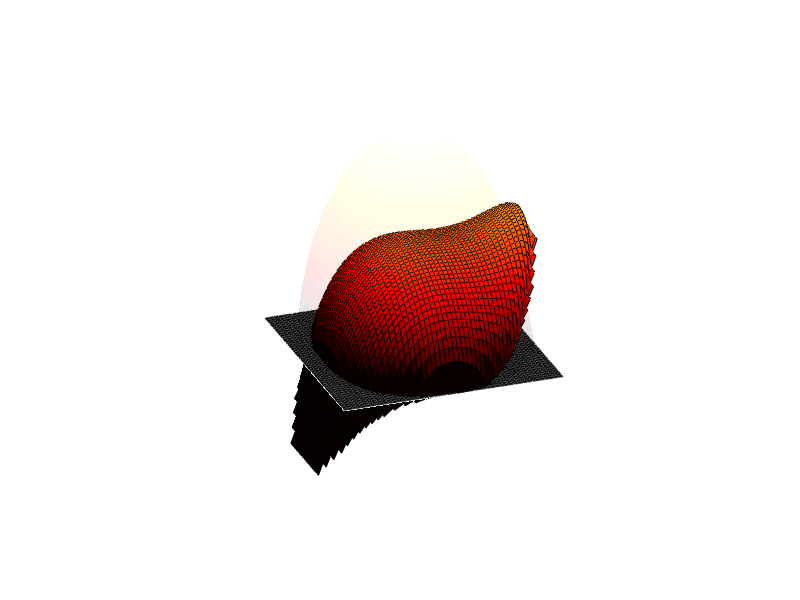
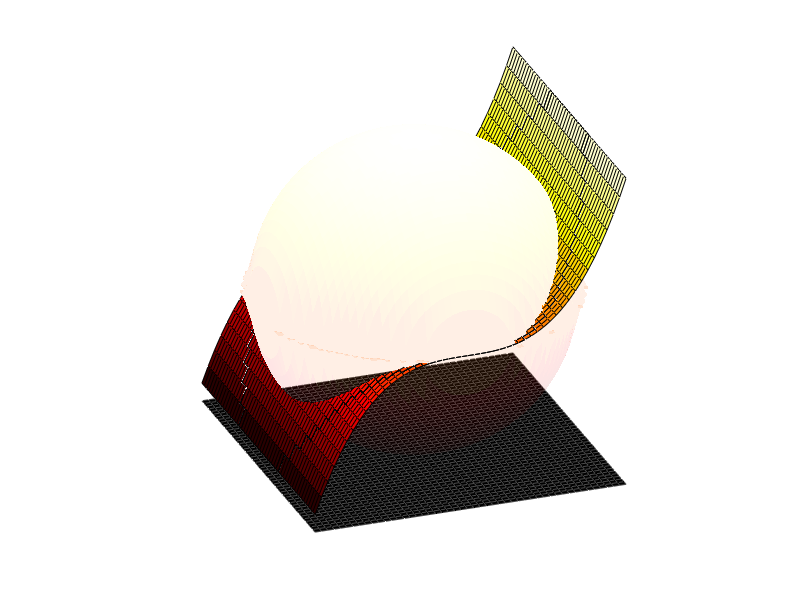
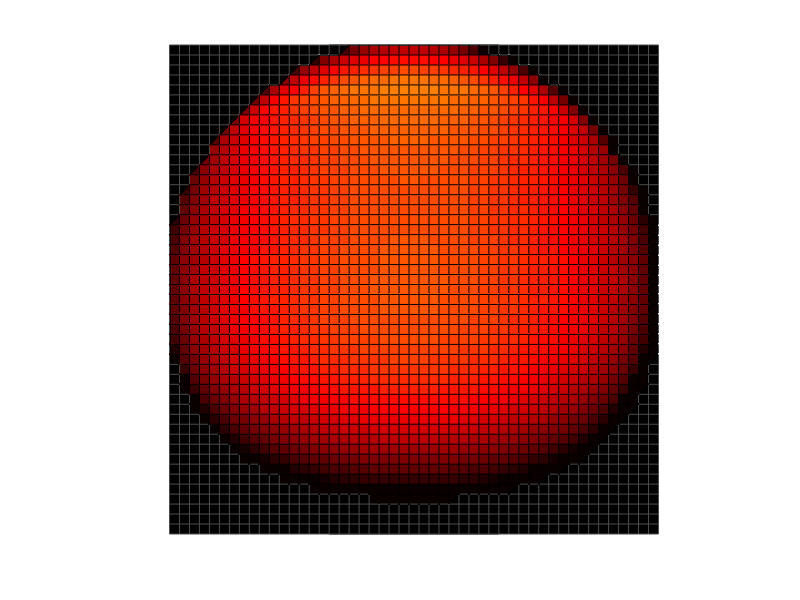

The MATLAB script that drew these images, in order:
clear all; %close all; 

radius = 25;


peaksSurf = peaks(60).*1.5;
rasterSurf = peaksSurf(6:55,6:55);

rasterSurf = zeros(50,50);

%------------------------------------------
% tilt
for x=1:2*radius
   for y=1:2*radius
       rasterSurf(x,y) = rasterSurf(x,y)+ 0.1*x + 0.15*y;
   end
end
%------------------------------------------


x=[-24:25]; myFunc = (x).^3; myFunc = radius * myFunc / max( myFunc );
rasterSurf = repmat((myFunc),50,1);

%------------------------------------------


rasterSurf = rasterSurf - rasterSurf(26,26) + radius; %central pixel is always 0
rasterSurfCutAway = rasterSurf;

voxelStack    = zeros( radius*2, radius*2 );

rasterSurfSphere    = zeros( radius*2, radius*2 ); 

rasterSum   = zeros( radius*2, radius*2 ); 

for x=1:2*radius
   for y=1:2*radius
       toBeSqrt = (radius*.98)^2 -(x-0.5-radius)^2 -(y-0.5-radius)^2;
       if( toBeSqrt<0 )
           voxelStack(x,y) = nan;
           if( toBeSqrt > -75 )
              voxelStack(x,y) = 0;
            %rasterSurfCutAway(x,y) = nan;
           end
       else
            voxelStack(x,y) = sqrt( toBeSqrt ); 
            rasterSurfCutAway(x,y) = nan;
       end
   end
end
voxelStackBot = -voxelStack + radius;
voxelStackTop =  voxelStack + radius;

startAZ = -20;
animFig = figure; hold on; 
set( animFig, 'color', [ 1.0 1.0 1.0 ] ); % set background to white
colormap hot; caxis( [0 2*radius]);
view( startAZ, 25 );
grid on; axis off;

h0 = surface( zeros(50,50)+.001 ); set( h0, 'EdgeColor', [ .3 .3 .3 ], 'FaceColor', 'black' );
%h4 = surface( rasterSurfCutAway );
axis tight; axis equal; axis vis3d;

ctr = 1;
    rel = 1;
    h3 = surface( rasterSurf-(radius-voxelStack)*ctr*rel ); 
    h1 = surface( voxelStackTop-(radius-voxelStack)*ctr*rel ); set( h1, 'EdgeAlpha', 0.1, 'FaceAlpha', 0.1 );
    h2 = surface( voxelStackBot-(radius-voxelStack)*ctr*rel ); set( h2, 'EdgeAlpha', 0.1, 'FaceAlpha', 0.1 );


startAZ = -20;
animFig = figure; hold on; 
set( animFig, 'color', [ 1.0 1.0 1.0 ] ); % set background to white
colormap hot; caxis( [0 2*radius]);
view( startAZ, 25 );
grid on; axis off;
h0 = surface( zeros(50,50)+.001 ); set( h0, 'EdgeColor', [ .3 .3 .3 ], 'FaceColor', 'black' );
h1 = surface( voxelStackTop );set( h1, 'EdgeAlpha', 0.1, 'FaceAlpha', 0.1 );
h2 = surface( voxelStackBot ); set( h2, 'EdgeAlpha', 0.1, 'FaceAlpha', 0.1 );
h3 = surface( rasterSurf+0*voxelStack );
h4 = surface( rasterSurfCutAway );
axis tight; axis equal; axis vis3d;




rasterSurfFinal = rasterSurf-(radius-voxelStack);
rasterSurfFinal( find( rasterSurfFinal < 0 ) ) = 0;
rasterVolume = min( rasterSurfFinal, voxelStack.*2 );
figResult = figure; hold on; axis off;
set( figResult, 'color', [ 1.0 1.0 1.0 ] ); % set background to white
colormap hot; caxis( [0 2*radius]);
surface( rasterVolume );
h0 = surface( zeros(50,50)+.001 ); set( h0, 'EdgeColor', [ .3 .3 .3 ], 'FaceColor', 'black' );
h1 = surface( zeros(50,50)+2*radius ); set( h0, 'EdgeColor', [ .3 .3 .3 ], 'FaceColor', 'black' );
view( startAZ, 25 );
axis tight; axis equal; axis vis3d;
delete( h1 );
view( -90, 90 );





